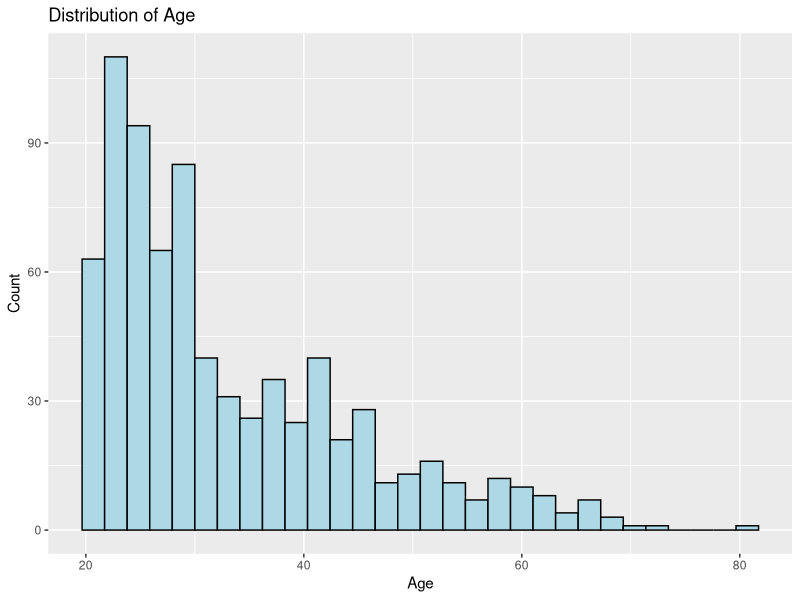
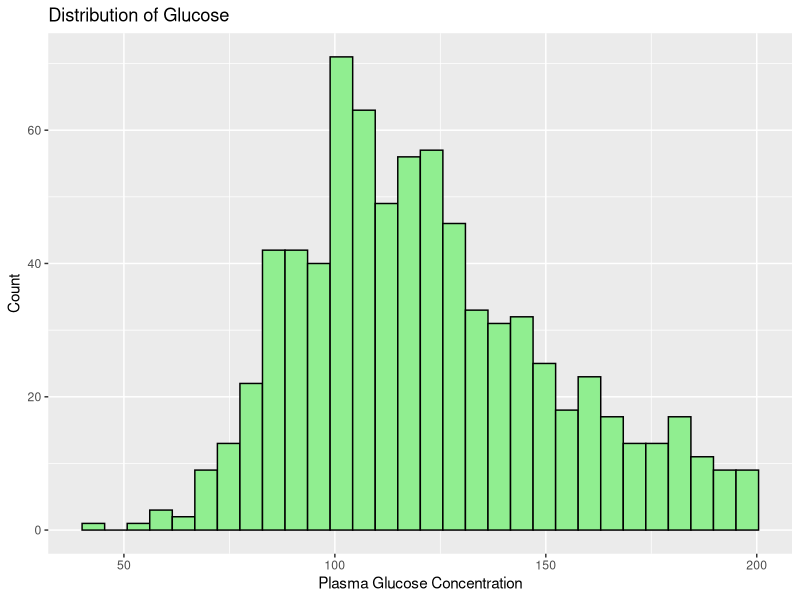
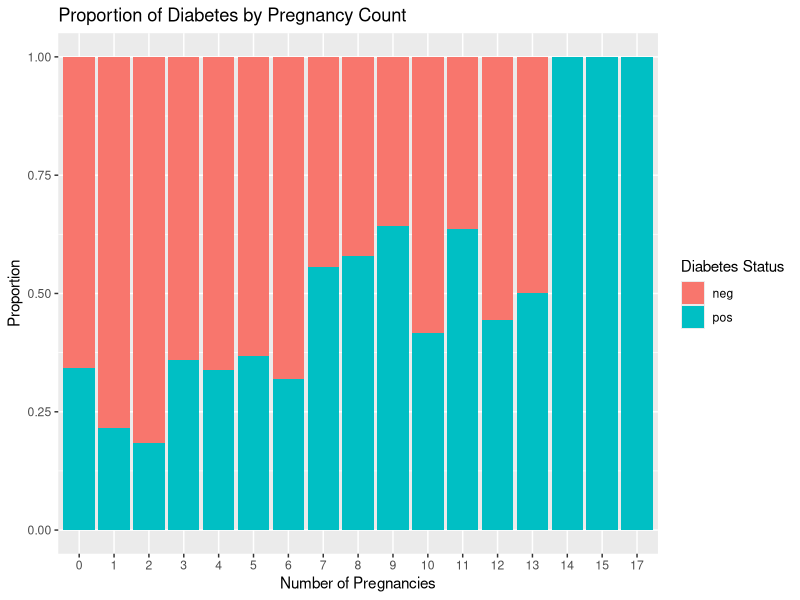
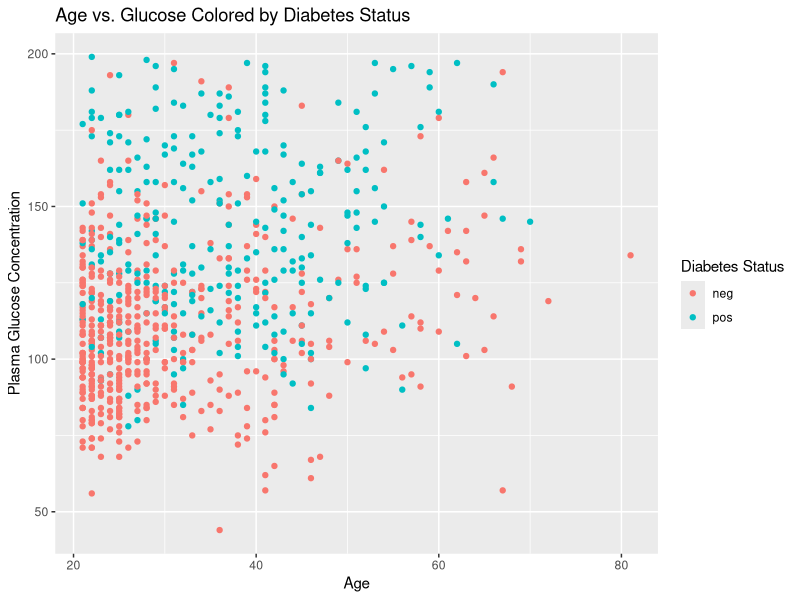
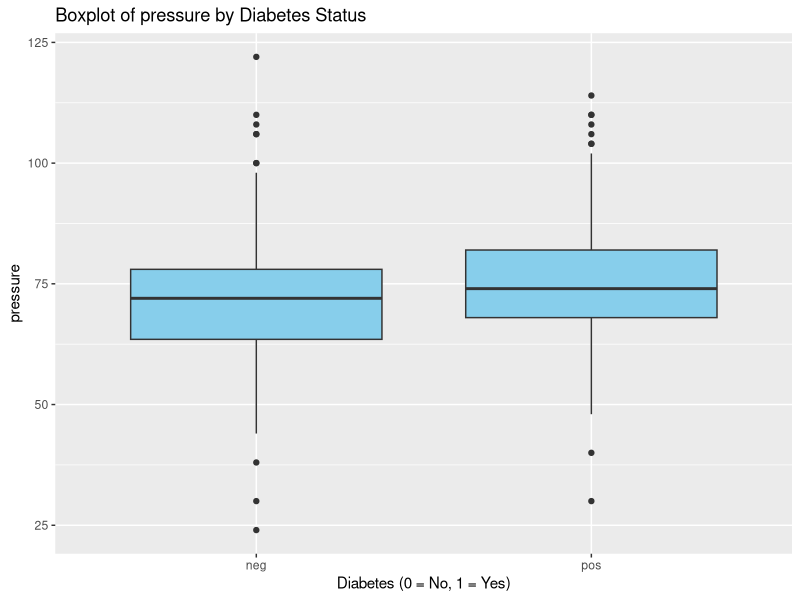
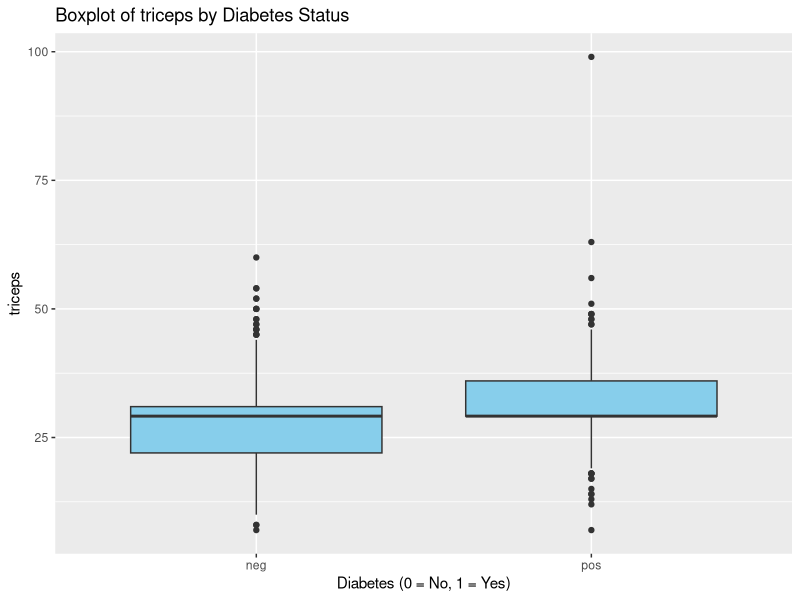
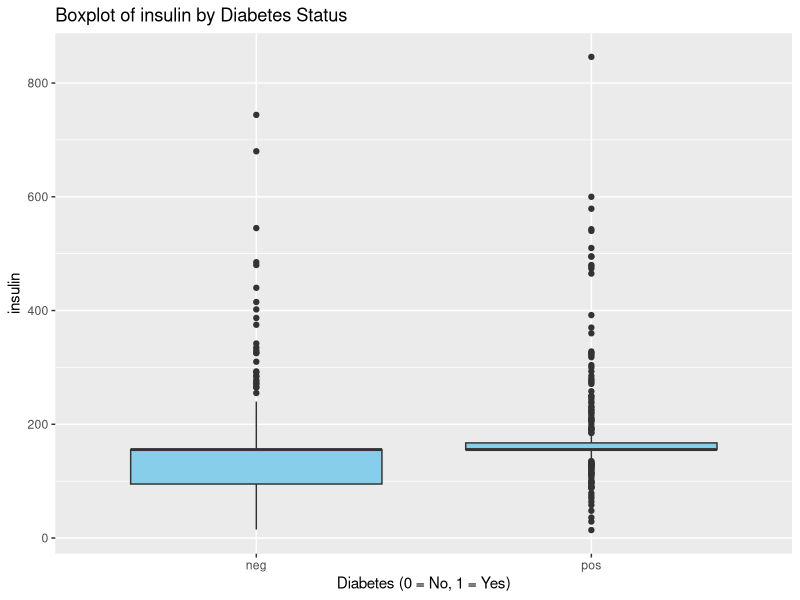
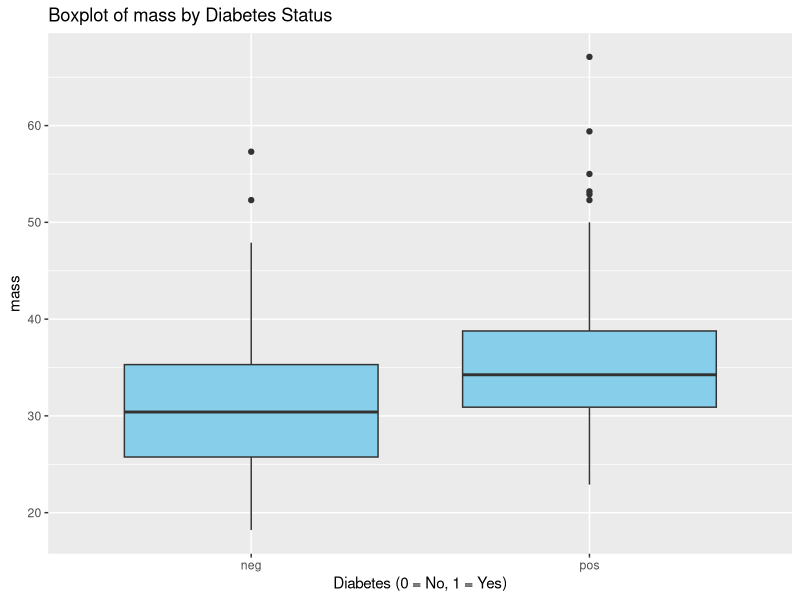

These figures' R source, in order: (Note: this script raises an error after producing the figures.)
## ---- chunk 1
# If the mlbench package is not installed yet, please install it first

library(mlbench)

# load
data("PimaIndiansDiabetes")

pima_data <- PimaIndiansDiabetes
str(pima_data)
## ---- chunk 2
head(pima_data)
## ---- chunk 3
# View basic statistics for each variable
summary(pima_data)

# Check the number of missing values
sapply(pima_data, function(x) sum(is.na(x)))
## ---- chunk 4
# Check the number of 0 values in glucose
sum(pima_data$glucose == 0)

# Cannot be 0
pima_data$glucose <- ifelse(pima_data$glucose == 0, NA, pima_data$glucose)

# View the updated missing values
table(is.na(pima_data$glucose))
## ---- chunk 5
# the mean of glucose
glucose_mean <- mean(pima_data$glucose, na.rm = TRUE)

# substitute
pima_data$glucose[is.na(pima_data$glucose)] <- glucose_mean
## ---- chunk 6
# List of variables to clean (where 0 is likely invalid)
vars_to_clean <- c("pressure", "triceps", "insulin", "mass")

# Loop over variables
for (var in vars_to_clean) {
  # Convert 0 to NA
  pima_data[[var]] <- ifelse(pima_data[[var]] == 0, NA, pima_data[[var]])
  
  # Compute mean without NA
  var_mean <- mean(pima_data[[var]], na.rm = TRUE)
  
  # Replace NA with mean
  pima_data[[var]][is.na(pima_data[[var]])] <- var_mean
}
## ---- chunk 7
# For the target variable diabetes, confirm that it is a factor (if it is not already a factor)
pima_data$diabetes <- as.factor(pima_data$diabetes)

## ---- chunk 8
library(ggplot2)

# Plot histogram of age
ggplot(pima_data, aes(x = age)) +
  geom_histogram(bins = 30, fill = "lightblue", color = "black") +
  labs(title = "Distribution of Age", x = "Age", y = "Count")

# Plot histogram of glucose
ggplot(pima_data, aes(x = glucose)) +
  geom_histogram(bins = 30, fill = "lightgreen", color = "black") +
  labs(title = "Distribution of Glucose", x = "Plasma Glucose Concentration", y = "Count")

## ---- chunk 9
# Frequency of different pregnancy counts
table(pima_data$pregnant)

# Analyze the effect of number of pregnancies on diabetes outcome
ggplot(pima_data, aes(x = as.factor(pregnant), fill = diabetes)) +
  geom_bar(position = "fill") +
  labs(title = "Proportion of Diabetes by Pregnancy Count", 
       x = "Number of Pregnancies", 
       y = "Proportion", 
       fill = "Diabetes Status")

## ---- chunk 10
model <- glm(diabetes ~ pregnant, data = pima_data, family = binomial)
summary(model)
## ---- chunk 11
sum(is.na(pima_data$glucose))     
sum(is.na(pima_data$age))         
## ---- chunk 12
# Scatter plot: age vs. glucose colored by diabetes status
ggplot(pima_data, aes(x = age, y = glucose, color = diabetes)) +
  geom_point() +
  labs(title = "Age vs. Glucose Colored by Diabetes Status", 
       x = "Age", 
       y = "Plasma Glucose Concentration", 
       color = "Diabetes Status")

## ---- chunk 13
library(ggplot2)

# Boxplots for each variable
vars_to_plot <- c("pressure", "triceps", "insulin", "mass", "pedigree")

for (var in vars_to_plot) {
  p <- ggplot(pima_data, aes_string(x = "factor(diabetes)", y = var)) +
    geom_boxplot(fill = "skyblue") +
    labs(title = paste("Boxplot of", var, "by Diabetes Status"),
         x = "Diabetes (0 = No, 1 = Yes)",
         y = var)
  print(p)
}


## ---- chunk 14
for (var in vars_to_plot) {
  p <- ggplot(pima_data, aes_string(x = var, fill = "factor(diabetes)")) +
    geom_density(alpha = 0.4) +
    labs(title = paste("Density Plot of", var, "by Diabetes Status"),
         x = var, fill = "Diabetes") +
    theme_minimal()
  print(p)
}

## ---- chunk 15
for (var in vars_to_plot) {
  p <- ggplot(pima_data, aes_string(x = var)) +
    geom_histogram(bins = 30, fill = "lightgreen", color = "black") +
    facet_wrap(~diabetes) +
    labs(title = paste("Histogram of", var, "by Diabetes Status"),
         x = var, y = "Count") +
    theme_minimal()
  print(p)
}


## ---- chunk 16

## ---- chunk 17

## ---- chunk 18

library(caret)


# Set seed for reproducibility
set.seed(123)

# Split dataset: 70% training, 30% testing
train_index <- createDataPartition(pima_data$diabetes, p = 0.7, list = FALSE)
train_data <- pima_data[train_index, ]
test_data <- pima_data[-train_index, ]
## ---- chunk 19
# Train logistic regression using all available features
glm_model <- glm(diabetes ~ ., data = train_data, family = "binomial")

# View model summary
summary(glm_model)
## ---- chunk 20
# Train logistic regression without the non-significant variables
diabetes_glm <- glm(diabetes ~ pregnant + glucose + mass + pedigree + age, 
                    data = train_data, 
                    family = "binomial")

# View summary of the simplified model
summary(diabetes_glm)
## ---- chunk 21
# Predict probabilities on the test set
pred_prob <- predict(glm_model, newdata = test_data, type = "response")

# Convert probabilities to class labels using a 0.5 threshold
pred_class <- ifelse(pred_prob > 0.5, "pos", "neg")
pred_class <- factor(pred_class, levels = levels(test_data$diabetes))

# Build confusion matrix
conf_matrix <- table(Predicted = pred_class, Actual = test_data$diabetes)
print(conf_matrix)

# Calculate accuracy
accuracy <- sum(diag(conf_matrix)) / sum(conf_matrix)
cat("Accuracy =", accuracy, "\n")
## ---- chunk 22
# Load required libraries
library(caret)
library(pROC)

# Precision
precision <- posPredValue(pred_class, test_data$diabetes, positive = "pos")

# Recall (also called Sensitivity)
recall <- sensitivity(pred_class, test_data$diabetes, positive = "pos")

# F1 Score
f1_score <- 2 * precision * recall / (precision + recall)

# Print metrics
cat("Precision:", round(precision, 3), "\n")
cat("Recall:", round(recall, 3), "\n")
cat("F1 Score:", round(f1_score, 3), "\n")
## ---- chunk 23
# Convert true labels to numeric: pos = 1, neg = 0
actual_numeric <- ifelse(test_data$diabetes == "pos", 1, 0)

# Compute ROC
roc_obj <- roc(actual_numeric, pred_prob)

# Plot ROC Curve
plot(roc_obj, main = "ROC Curve for GLM", col = "blue")

# Calculate AUC
auc_value <- auc(roc_obj)
cat("AUC (Area Under the Curve):", round(auc_value, 3), "\n")
## ---- chunk 24
# Load required libraries
library(caret)
library(randomForest)
library(pROC)
library(ggplot2)
library(dplyr)
library(VIM)
library(mlbench)

# Handle missing values (biologically implausible zeros) - if not already done
pima_clean <- pima_data
pima_clean$glucose[pima_clean$glucose == 0] <- NA
pima_clean$pressure[pima_clean$pressure == 0] <- NA
pima_clean$mass[pima_clean$mass == 0] <- NA

# Perform KNN imputation
pima_imputed <- kNN(pima_clean, k = 5)
pima_imputed <- pima_imputed[, 1:9]

# Convert diabetes to factor
pima_imputed$diabetes <- as.factor(pima_imputed$diabetes)

# Create interaction terms
pima_imputed$glucose_mass <- pima_imputed$glucose * pima_imputed$mass
pima_imputed$glucose_age <- pima_imputed$glucose * pima_imputed$age
pima_imputed$mass_age <- pima_imputed$mass * pima_imputed$age

# Create categorical variables
pima_imputed$age_group <- cut(pima_imputed$age, 
                              breaks = c(0, 30, 45, 60, 100), 
                              labels = c("Young", "Middle", "Senior", "Elderly"))

pima_imputed$glucose_group <- cut(pima_imputed$glucose, 
                                  breaks = c(0, 100, 126, 200, 1000), 
                                  labels = c("Normal", "Prediabetes", "Diabetes", "High"))

pima_imputed$mass_group <- cut(pima_imputed$mass, 
                               breaks = c(0, 18.5, 25, 30, 100), 
                               labels = c("Underweight", "Normal", "Overweight", "Obese"))

# Convert categorical variables to numeric for modeling
pima_imputed$age_group_num <- as.numeric(pima_imputed$age_group)
pima_imputed$glucose_group_num <- as.numeric(pima_imputed$glucose_group)
pima_imputed$mass_group_num <- as.numeric(pima_imputed$mass_group)

# Remove original categorical columns to keep dataset clean
pima_imputed <- pima_imputed[, !colnames(pima_imputed) %in% 
                             c("age_group", "glucose_group", "mass_group")]

cat("Total columns after feature engineering:", ncol(pima_imputed), "\n")
## ---- chunk 25
# Set seed for reproducibility
set.seed(123)

# Split data: 70% training, 15% validation, 15% test
train_index <- createDataPartition(pima_imputed$diabetes, p = 0.7, list = FALSE)
train_data <- pima_imputed[train_index, ]
temp_data <- pima_imputed[-train_index, ]

val_index <- createDataPartition(temp_data$diabetes, p = 0.5, list = FALSE)
val_data <- temp_data[val_index, ]
test_data <- temp_data[-val_index, ]

# Check split sizes and class distribution
cat("Training set size:", nrow(train_data), "\n")
cat("Validation set size:", nrow(val_data), "\n")
cat("Test set size:", nrow(test_data), "\n")

cat("\nClass distribution in training set:\n")
print(table(train_data$diabetes))
cat("\nClass distribution in validation set:\n")
print(table(val_data$diabetes))
cat("\nClass distribution in test set:\n")
print(table(test_data$diabetes))
## ---- chunk 26
# Identify numerical features (excluding target)
numerical_features <- c("pregnant", "glucose", "pressure", "triceps", 
                       "insulin", "mass", "pedigree", "age",
                       "glucose_mass", "glucose_age", "mass_age",
                       "age_group_num", "glucose_group_num", "mass_group_num")

# Calculate scaling parameters from training data
preprocess_params <- preProcess(train_data[, numerical_features], 
                               method = c("center", "scale"))

# Apply scaling to all datasets
train_scaled <- train_data
val_scaled <- val_data
test_scaled <- test_data

train_scaled[, numerical_features] <- predict(preprocess_params, train_data[, numerical_features])
val_scaled[, numerical_features] <- predict(preprocess_params, val_data[, numerical_features])
test_scaled[, numerical_features] <- predict(preprocess_params, test_data[, numerical_features])
## ---- chunk 27
# Set up cross-validation control
ctrl <- trainControl(
  method = "cv",
  number = 5,
  classProbs = TRUE,
  summaryFunction = twoClassSummary,
  savePredictions = TRUE
)

# 1. Logistic Regression
set.seed(123)
lr_model <- train(
  diabetes ~ .,
  data = train_scaled,
  method = "glm",
  trControl = ctrl,
  metric = "ROC"
)

# 2. Random Forest
set.seed(123)
rf_model <- train(
  diabetes ~ .,
  data = train_scaled,
  method = "rf",
  trControl = ctrl,
  metric = "ROC",
  tuneLength = 3
)

# 3. XGBoost (Simplified version)
set.seed(123)
xgb_model <- train(
  diabetes ~ .,
  data = train_scaled,
  method = "xgbTree",
  trControl = ctrl,
  metric = "ROC",
  tuneLength = 3,  # Reduced tuning
  verbose = FALSE  # Reduce output
)
## ---- chunk 28
# Compare model performances
models <- list(
  "Logistic Regression" = lr_model,
  "Random Forest" = rf_model,
  "XGBoost" = xgb_model
)

# Extract results
results <- resamples(models)
summary(results)

# Plot comparison
bwplot(results, metric = "ROC")
dotplot(results, metric = "ROC")
## ---- chunk 29
# Random Forest with detailed tuning
rf_grid <- expand.grid(
  mtry = c(2, 3, 4, 5, 6, 7, 8)
)

set.seed(123)
rf_tuned <- train(
  diabetes ~ .,
  data = train_scaled,
  method = "rf",
  trControl = ctrl,
  metric = "ROC",
  tuneGrid = rf_grid
)
## ---- chunk 30
# Function to evaluate model performance
evaluate_model <- function(model, test_data, model_name) {
  # Make predictions
  predictions <- predict(model, test_data, type = "prob")
  predicted_class <- predict(model, test_data)
  
  # Get the positive class name
  positive_class <- levels(test_data$diabetes)[2]  # Second level is usually positive
  
  # Calculate metrics
  cm <- confusionMatrix(predicted_class, test_data$diabetes, positive = positive_class)
  
  # Use the correct probability column name
  if (positive_class %in% colnames(predictions)) {
    roc_obj <- roc(test_data$diabetes, predictions[[positive_class]])
  } else {
    # Use the second column (usually the positive class)
    roc_obj <- roc(test_data$diabetes, predictions[, 2])
  }
  auc_score <- auc(roc_obj)
  
  # Return results
  results <- list(
    model_name = model_name,
    accuracy = cm$overall["Accuracy"],
    sensitivity = cm$byClass["Sensitivity"],
    specificity = cm$byClass["Specificity"],
    precision = cm$byClass["Precision"],
    f1_score = cm$byClass["F1"],
    auc = auc_score,
    confusion_matrix = cm,
    roc_obj = roc_obj
  )
  
  return(results)
}

# Evaluate working models on validation set
validation_results <- list()

validation_results$lr <- evaluate_model(lr_model, val_scaled, "Logistic Regression")
validation_results$rf <- evaluate_model(rf_tuned, val_scaled, "Random Forest")
validation_results$xgb <- evaluate_model(xgb_model, val_scaled, "XGBoost")

# Create comparison table
comparison_table <- data.frame(
  Model = sapply(validation_results, function(x) x$model_name),
  Accuracy = sapply(validation_results, function(x) x$accuracy),
  Sensitivity = sapply(validation_results, function(x) x$sensitivity),
  Specificity = sapply(validation_results, function(x) x$specificity),
  Precision = sapply(validation_results, function(x) x$precision),
  F1_Score = sapply(validation_results, function(x) x$f1_score),
  AUC = sapply(validation_results, function(x) x$auc)
)

print(comparison_table)
## ---- chunk 31
# Plot ROC curves (only working models)
plot(validation_results$lr$roc_obj, col = "blue", main = "ROC Curves Comparison")
plot(validation_results$rf$roc_obj, col = "red", add = TRUE)
plot(validation_results$xgb$roc_obj, col = "purple", add = TRUE)
legend("bottomright", 
       legend = c("Logistic Regression", "Random Forest", "XGBoost"),
       col = c("blue", "red", "purple"), 
       lty = 1)
## ---- chunk 32
# Feature importance for Random Forest
rf_importance <- varImp(rf_tuned)
plot(rf_importance, main = "Feature Importance - Random Forest")

# Feature importance for XGBoost
xgb_importance <- varImp(xgb_model)
plot(xgb_importance, main = "Feature Importance - XGBoost")

# Print importance scores
print(rf_importance)
print(xgb_importance)
## ---- chunk 33
# Select best model based on validation performance
best_model_name <- comparison_table$Model[which.max(comparison_table$AUC)]
cat("Best model based on AUC:", best_model_name, "\n")

# Get the best model
if (best_model_name == "Logistic Regression") {
  best_model <- lr_model
} else if (best_model_name == "Random Forest") {
  best_model <- rf_tuned
} else if (best_model_name == "XGBoost") {
  best_model <- xgb_model
}

# Evaluate best model on test set
final_results <- evaluate_model(best_model, test_scaled, paste("Best Model:", best_model_name))

cat("\nFinal Test Set Results:\n")
cat("Accuracy:", round(final_results$accuracy, 4), "\n")
cat("Sensitivity:", round(final_results$sensitivity, 4), "\n")
cat("Specificity:", round(final_results$specificity, 4), "\n")
cat("Precision:", round(final_results$precision, 4), "\n")
cat("F1 Score:", round(final_results$f1_score, 4), "\n")
cat("AUC:", round(final_results$auc, 4), "\n")

# Final confusion matrix
print(final_results$confusion_matrix)
## ---- chunk 34
# For logistic regression, show coefficients
if (best_model_name == "Logistic Regression") {
  coef_summary <- summary(best_model)$coefficients
  print("Logistic Regression Coefficients:")
  print(coef_summary)
  
  # Calculate odds ratios
  odds_ratios <- exp(coef_summary[, "Estimate"])
  
  # Calculate confidence intervals manually (since confint doesn't work with caret objects)
  std_errors <- coef_summary[, "Std. Error"]
  z_value <- 1.96  # 95% confidence interval
  
  lower_ci <- exp(coef_summary[, "Estimate"] - z_value * std_errors)
  upper_ci <- exp(coef_summary[, "Estimate"] + z_value * std_errors)
  
  odds_table <- data.frame(
    Feature = rownames(coef_summary),
    Coefficient = coef_summary[, "Estimate"],
    Odds_Ratio = odds_ratios,
    Lower_CI = lower_ci,
    Upper_CI = upper_ci,
    P_value = coef_summary[, "Pr(>|z|)"]
  )
  
  print("Odds Ratios and Confidence Intervals:")
  print(odds_table)
}
## ---- chunk 35
# Summary statistics
cat("Pima Indians Diabetes Dataset Summary:\n")
cat("Total samples:", nrow(pima_imputed), "\n")
cat("Diabetes prevalence:", round(mean(pima_imputed$diabetes == "tested_positive"), 3), "\n")
cat("Class imbalance ratio:", round(sum(pima_imputed$diabetes == "tested_negative") / sum(pima_imputed$diabetes == "tested_positive"), 2), ":1\n")

cat("\nKey Findings:\n")

# Handle feature importance for different model types
if (best_model_name == "Logistic Regression") {
  # For logistic regression, use coefficients
  coef_importance <- abs(summary(best_model)$coefficients[, "Estimate"])
  top_features <- names(sort(coef_importance, decreasing = TRUE)[1:5])
  cat("1. Most important features:", paste(top_features, collapse = ", "), "\n")
} else {
  # For Random Forest, use variable importance
  tryCatch({
    rf_importance <- varImp(best_model)$importance
    # Extract the importance values as a vector
    if (is.data.frame(rf_importance)) {
      importance_values <- rf_importance[, 1]
    } else {
      importance_values <- as.numeric(rf_importance)
    }
    # Get feature names
    if (is.data.frame(rf_importance)) {
      feature_names <- rownames(rf_importance)
    } else {
      feature_names <- names(rf_importance)
    }
    # Sort and get top 5
    sorted_indices <- order(importance_values, decreasing = TRUE)
    top_features <- feature_names[sorted_indices[1:5]]
    cat("1. Most important features:", paste(top_features, collapse = ", "), "\n")
  }, error = function(e) {
    cat("1. Most important features: Unable to extract (using Random Forest)\n")
  })
}

cat("2. Best performing model:", best_model_name, "\n")
cat("3. Final AUC on test set:", round(final_results$auc, 4), "\n")
cat("4. Model sensitivity:", round(final_results$sensitivity, 4), "\n")
cat("5. Model specificity:", round(final_results$specificity, 4), "\n")

cat("\nComparison with Literature:\n")
cat("The Pima Indians Diabetes dataset is a classic benchmark in diabetes prediction.\n")
cat("Our results can be compared with numerous studies that have used this dataset.\n")
cat("Typical AUC scores range from 0.70 to 0.85 depending on the methodology used.\n")
